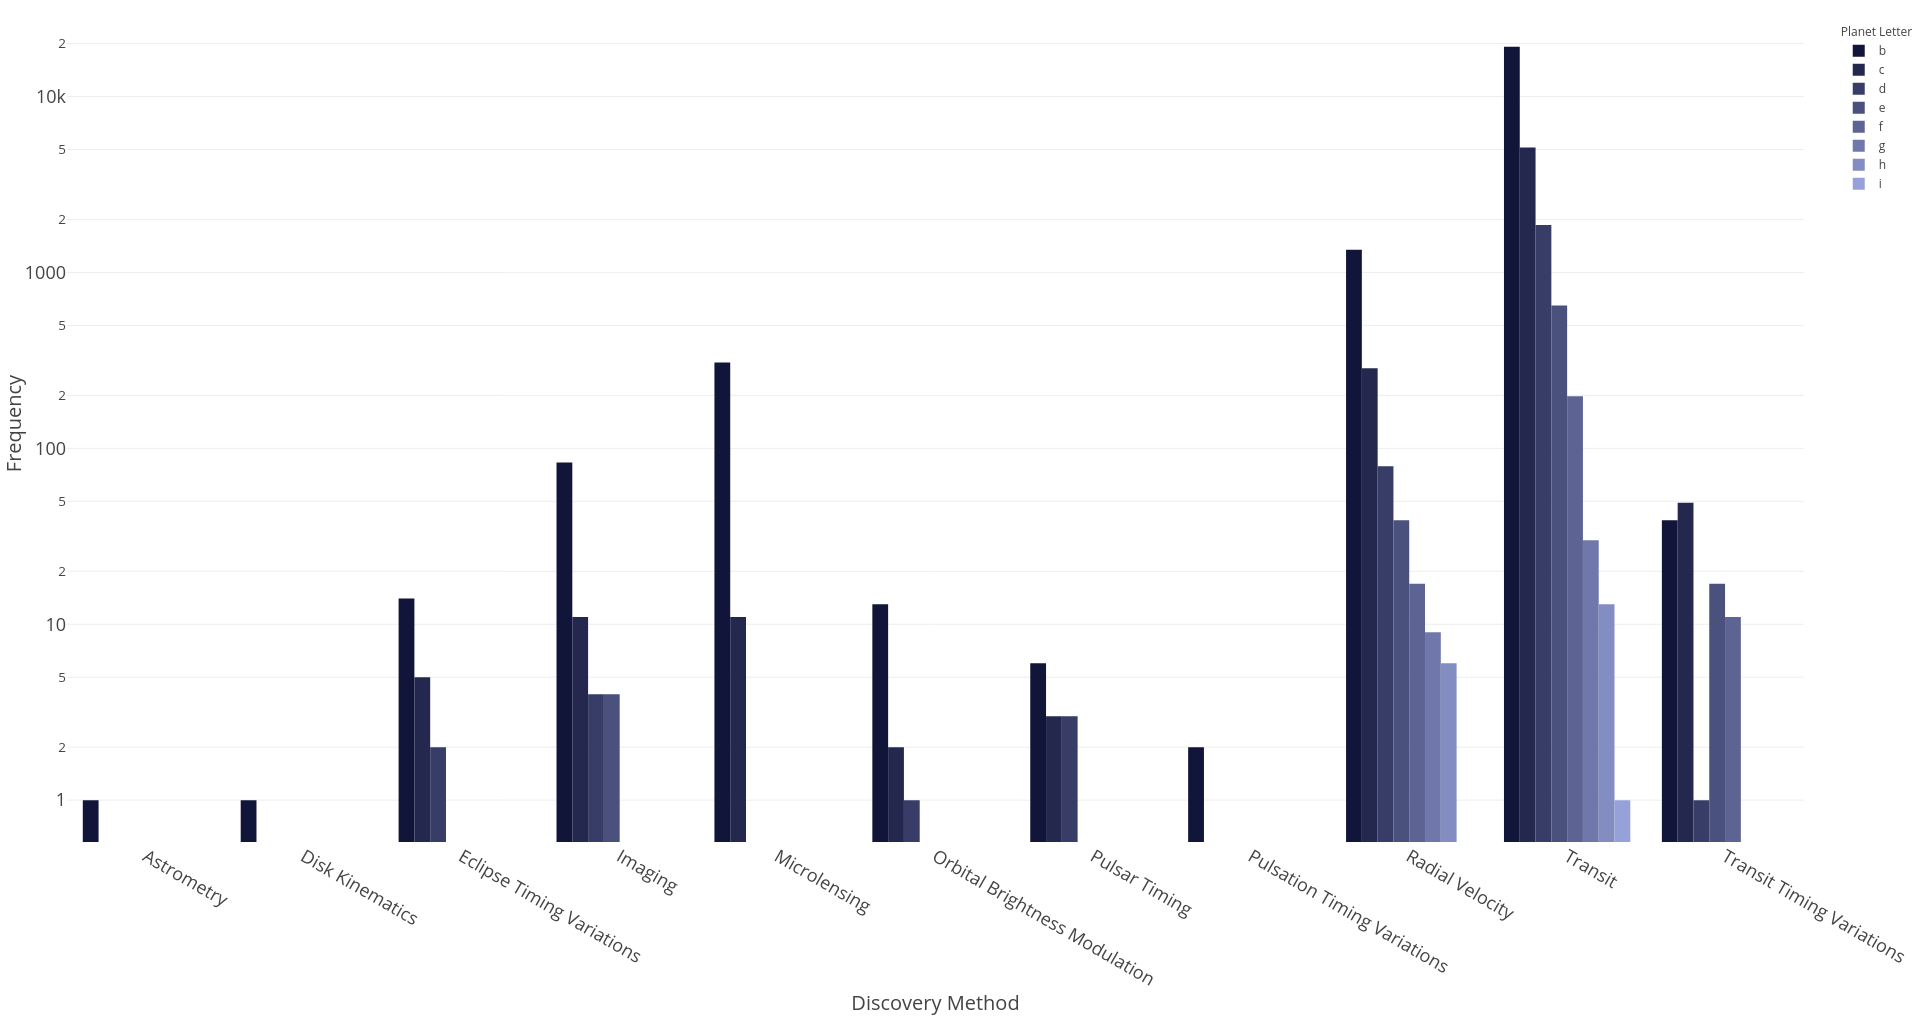

Generate this figure with R:

# Paths:
path_data = "data/"
path_lib = "renv/library/R-4.1/x86_64-pc-linux-gnu/"

# Packages:
require(dplyr, lib = path_lib)
require(readr, lib = path_lib)
require(RColorBrewer, lib = path_lib)
require(plotly, lib = path_lib)

# Dataset:
df = readr::read_csv(paste0(path_data, "nasa_exoplanets.csv")) %>%
    as.data.frame()
df_varnames = readr::read_csv(paste0(path_data, "nasa_exoplanets_var_names.csv")) %>%
    as.data.frame()

# Variables:
cat_var1 = "pl_letter"
cat_var2 = "discoverymethod"
cat_var_name1 = (df_varnames %>%
                     dplyr::filter(var == cat_var1))$var_name
cat_var_name2 = (df_varnames %>%
                     dplyr::filter(var == cat_var2))$var_name
cat_var_name = paste0(cat_var_name1, " grouped by ", cat_var_name2)

# Deal with NA:
df[which(is.na(df[cat_var2])), cat_var2] = "NA"

# Frequencies within each level of the first variable:
df_plot = df %>%
    xtabs(formula = ~ eval(parse(text = cat_var1)) + eval(parse(text = cat_var2)) ) %>%
    as.data.frame()
names(df_plot) = c("var1", "var2", "freq")

my_palette = colorRampPalette(c("#111539", "#97A1D9"))
p = plot_ly(
    data = df_plot,
    x = ~var2,
    y = ~freq,
    type = "bar",
    color = ~var1,
    colors = my_palette(nrow(df_plot)),
    text = ~var1,
    hovertemplate = paste0("<b>Frequency: %{y:,}<br>", 
                           cat_var_name2, ": %{x}<br>", 
                           cat_var_name1, ": %{text}</b><extra></extra>")
) %>%
    layout(
        xaxis = list(
            title = cat_var_name2,
            titlefont = list(size = 20),
            tickfont = list(size = 18),
            categoryorder = "array"
        ),
        yaxis = list(
            title = "Frequency",
            titlefont = list(size = 20),
            tickfont = list(size = 18),
            type = "log"
        ),
        margin = list(
            l = 5,
            r = 70,
            t = 5,
            b = 70
        ),
        legend = list(title = list(text = paste0("<br>", cat_var_name1))),
        hoverlabel = list(font = list(size = 16)),
        showlegend = TRUE
    )

p
